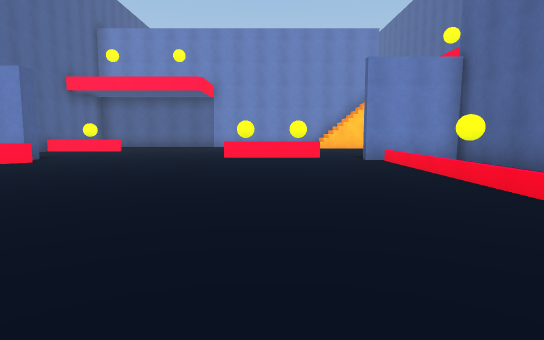
view 1 (above)

16 first-person views from a walk through a 3-D level made in the Unity game engine. The camera is 1.3 m above the floor, tilts 6° down and sees 75° across. The floor is counted in squares, 2 m on a side. Each view is taken from the middle of a square. On the plan, view 1 faces up. The plan holds only what a view shows up to about 10 squares ahead; the rest is blank. The place goes on beyond the plan. The player character is not drawn.

view 2
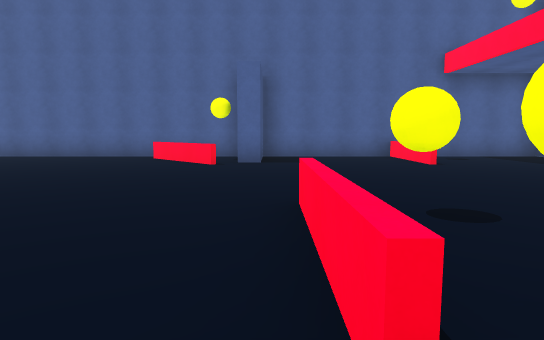

view 3
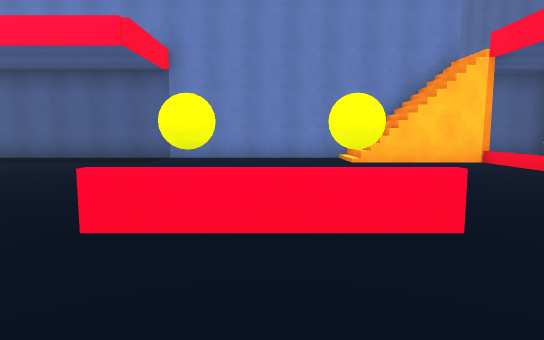

view 4
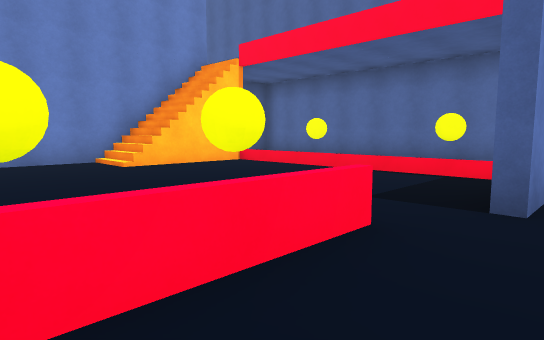

view 5
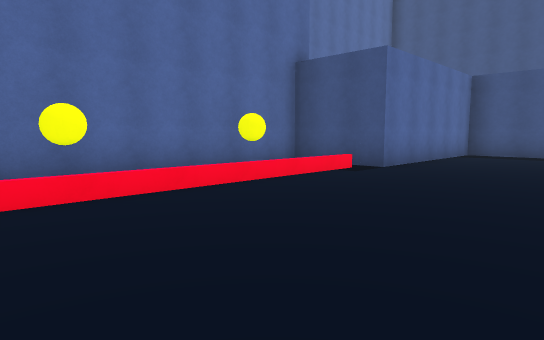

view 6
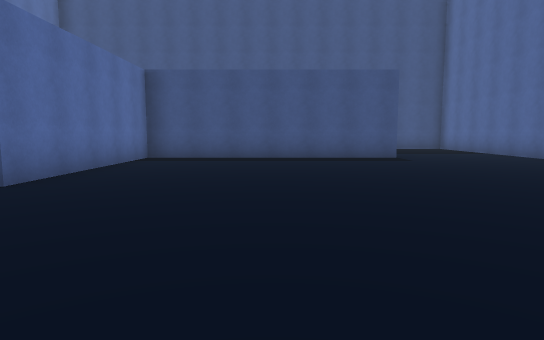

view 7
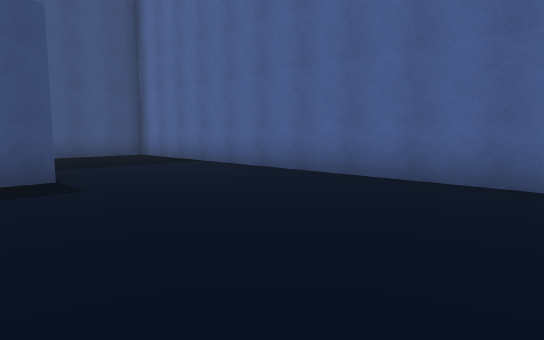

view 8
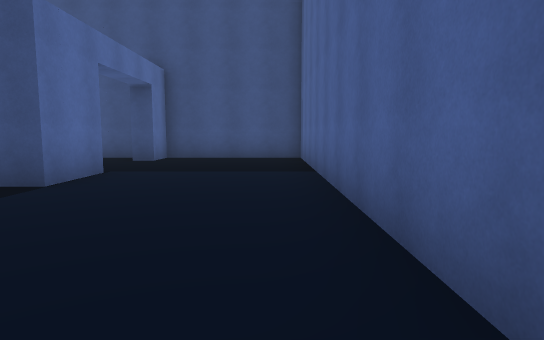

view 9
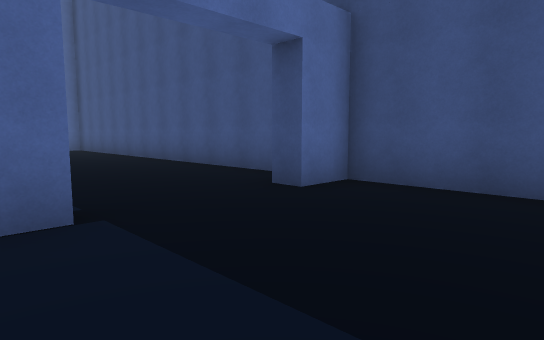

view 10
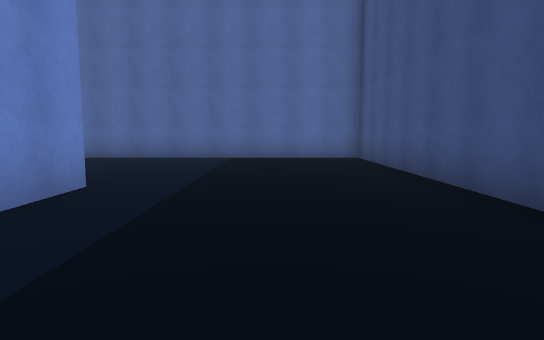

view 11
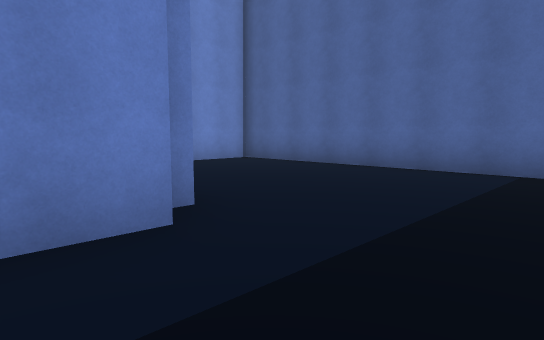

view 12
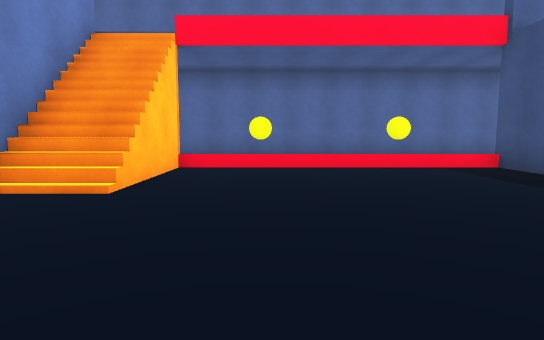

view 13
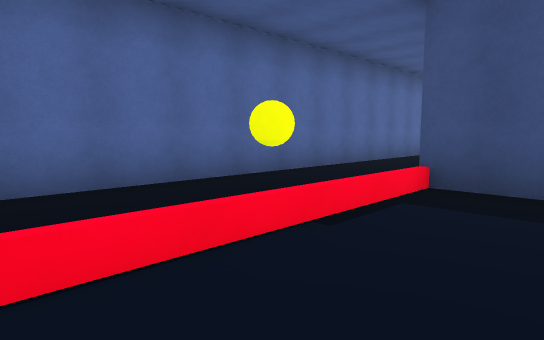

view 14
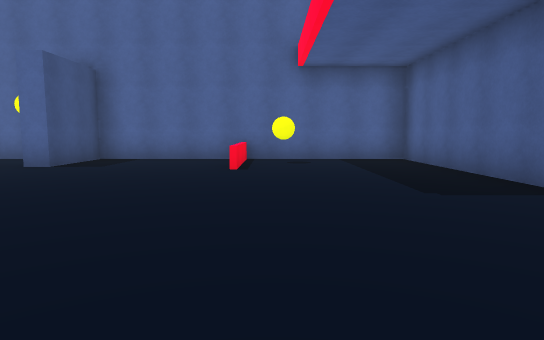

view 15
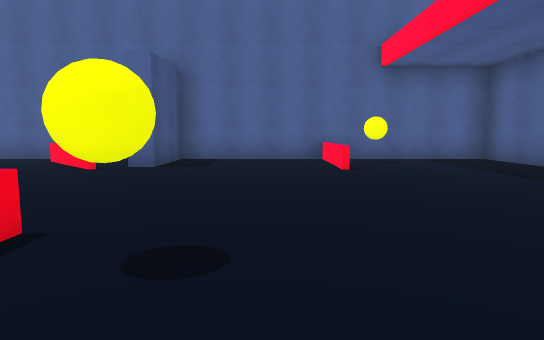

view 16
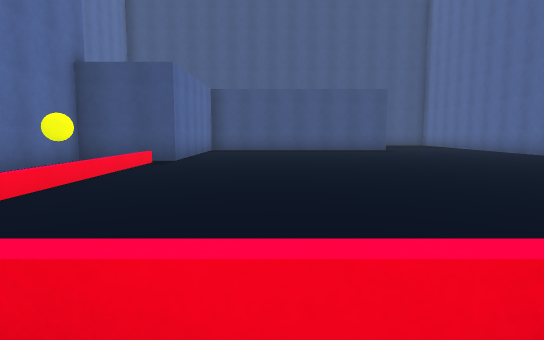

### Floor plan
Key: @ floor where view 1 was taken; # wall or solid block; . floor; / step, stairs or slope; = window, fence, low wall or low ledge; B ball.
Columns run from 8 left of view 1 to 8 right of it. Each row starts with its distance up from view 1.
 17 ################
 16 #.........////
 15 #.........////  #
 14 #............/  #
 13 #B.........../B.#
 12 #==........../..#
 11 #............/..#
 10 #......B.B.../B.#
  9 ###....===.###..#
  8 ###..........#..#
  7 #==.........B#..#
  6 #=.......... #..#
  5 #........... #..#
  4 #...........B# .#
  3 #............#  #
  2 #..........######
  1 #..........# ...#
  0 #.......@..# ...#
 -1 #..........#....#
 -2 #..........#....#
 -3 #....#######....#
 -4 #...##  ........#
 -5 #...............#
 -6 #...............#
 -7 #...............#
 -8 #...#...........#
 -9 #################

Positions as (right, up) in squares from view 1, and headings:
1: (0, 0), facing up
2: (2, 9), facing left
3: (0, 7), facing up
4: (-1, 8), facing up-right
5: (-1, 8), facing down-right
6: (-1, 6), facing down
7: (-3, 2), facing down-left
8: (-7, 1), facing down
9: (-7, -4), facing down-right
10: (-2, -6), facing right
11: (1, -6), facing up-right
12: (-2, 13), facing right
13: (3, 13), facing down-right
14: (1, 13), facing left
15: (1, 11), facing left
16: (0, 10), facing down
